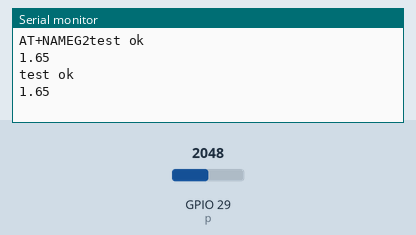
A sketch run on a simulated ESP32. Shown: the last lines printed to the serial monitor. The test bench sets the inputs (shaded band); at power-on: GPIO 29 (p) = 2048.

Above: at 1.8 s.
1.9 s: GPIO 29 (p) set to 2866
At 2.8 s:
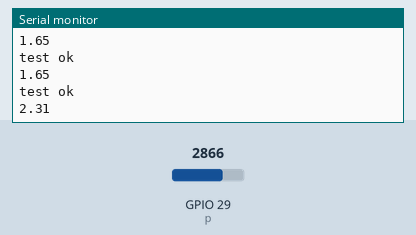
3.4 s: GPIO 29 (p) set to 3603
At 4.5 s:
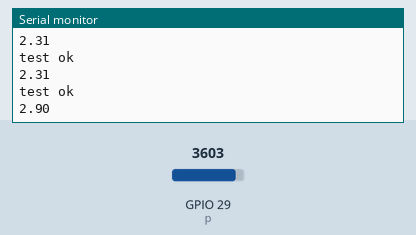
Timing chart, 0 to 6.4 s (numbered marks = the images above; inputs shaded):
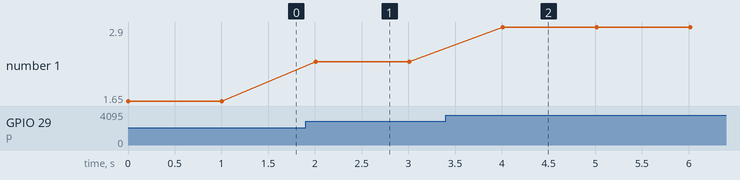

The sketch:

Task3.ino
```cpp
#define p 29
void setup() {
  // put your setup code here, to run once:
Serial.begin (9600);
Serial1.begin(9600);
Serial.write("AT+NAMEG2");
Serial.read();
}

void loop() {
  // put your main code here, to run repeatedly:
  Serial.println("test ok");
  delay(1);
  Serial1.println("test bluetooth ok");
  delay(1);

  int input = analogRead(p);
  float volt = input*(3.3/4096);
  Serial1.println(volt);
  Serial.println(volt);
  delay(1000);
}
```

Measured:
- after the input at 1.9 s, the serial monitor: prints a new line after 0.11 s (image 1)
- after the input at 3.4 s, the serial monitor: prints a new line after 0.61 s (image 2)
- plotted number 1: 1.65 → 2.31 after the input at 1.9 s, 2.31 → 2.9 after the input at 3.4 s
